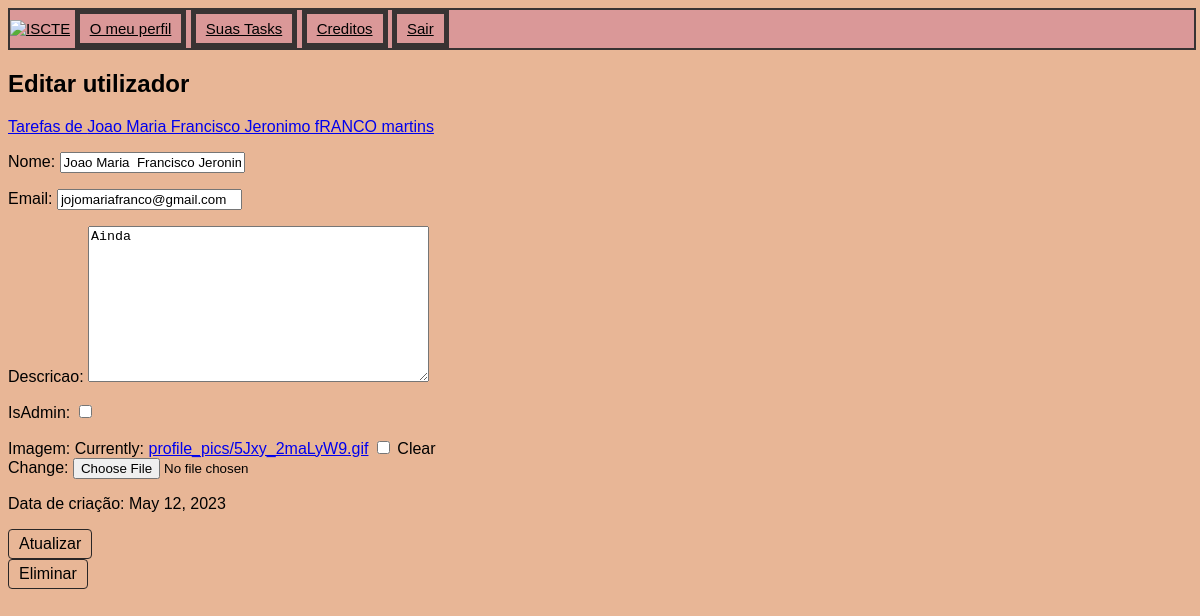
Before: /taskmanager/users/edit/3 (signed in) with the older database file.
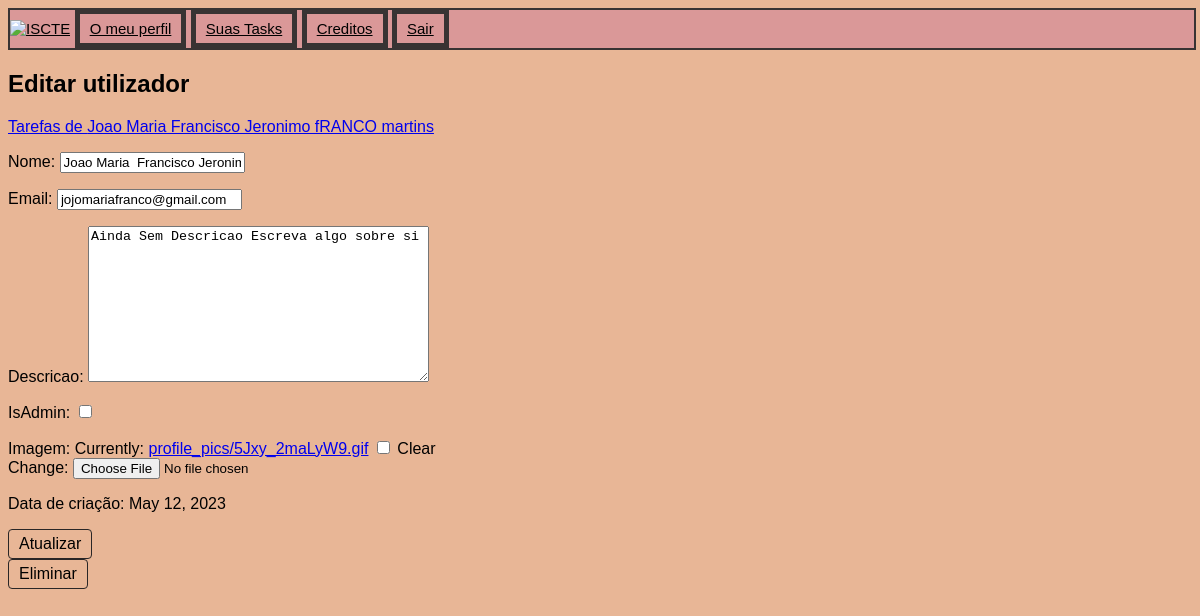
After: the same page with the newer database file.
### taskmanager/models.py (models this page shows, shortened)
class Utilizador(models.Model):
    user = models.OneToOneField(User, on_delete=models.CASCADE)
    nome = models.CharField(max_length=50)
    email = models.CharField(max_length=50)
    imagem = models.ImageField(upload_to='profile_pics', blank=True, null=True)
    descricao = models.TextField( max_length=300,default ="Ainda sem descricao, escreva um pouco sobre si!")
    datadecriacao = models.DateField(auto_now_add=True)
    def __str__(self):
        return f'{self.user.username} Utilizador'
    isAdmin = models.BooleanField(default=False)

### taskmanager/views.py (the view)
# urls.py: path('users/edit/<int:utilizador_id>', views.edit_user, name='edit_user'),
@login_required(login_url='/taskmanager/')
def edit_user(request, utilizador_id):
    utilizador = Utilizador.objects.get(id=utilizador_id)
    if request.method == 'POST':
        form = UserForm(request.POST, instance=utilizador)
        if form.is_valid():
            form.save()
            return redirect('taskmanager:user_list')
    else:
        form = UserForm(instance=utilizador)
    print(utilizador)
    return render(request, 'taskmanager/edit_user.html', {'form': form, 'utilizador': utilizador})

### taskmanager/forms.py
class UserForm(forms.ModelForm):
    class Meta:
        model = Utilizador
        exclude = ['datadecriacao']
        fields = ['nome', 'email', 'descricao','isAdmin', 'imagem', 'datadecriacao']
        widgets = {
            'datadecriacao': forms.DateInput(attrs={'type': 'date', 'readonly': 'readonly'})
        }

### taskmanager/templates/taskmanager/edit_user.html (shortened to what this page needs)
{% extends "./base.html" %}
{% block head %}
    {% load static %}
    <link rel="stylesheet" type="text/css" href="{% static 'taskmanager/css/mystyle.css'%}">
{% endblock %}
{% block content %}
  <h2>Editar utilizador</h2>
    <a href="{% url 'taskmanager:users_tasks' utilizador.user.id %}">Tarefas de {{ utilizador.nome }}</a>
  <form method="post" action="{% url 'taskmanager:edit_user' utilizador.user.id %}">
    {{ form.as_p }}
      <label> Data de criação: {{ utilizador.datadecriacao }}  </label><p></p>
    <button type="submit">Atualizar</button>
  </form>
    <button id="delete">Eliminar</button>
{% endblock %}

Changed rows visible on the page:
changed Utilizador "Joao Maria Francisco Jeronimo fRANCO martins": descricao "Ainda" → "Ainda Sem Descricao Escreva algo sobre si"
